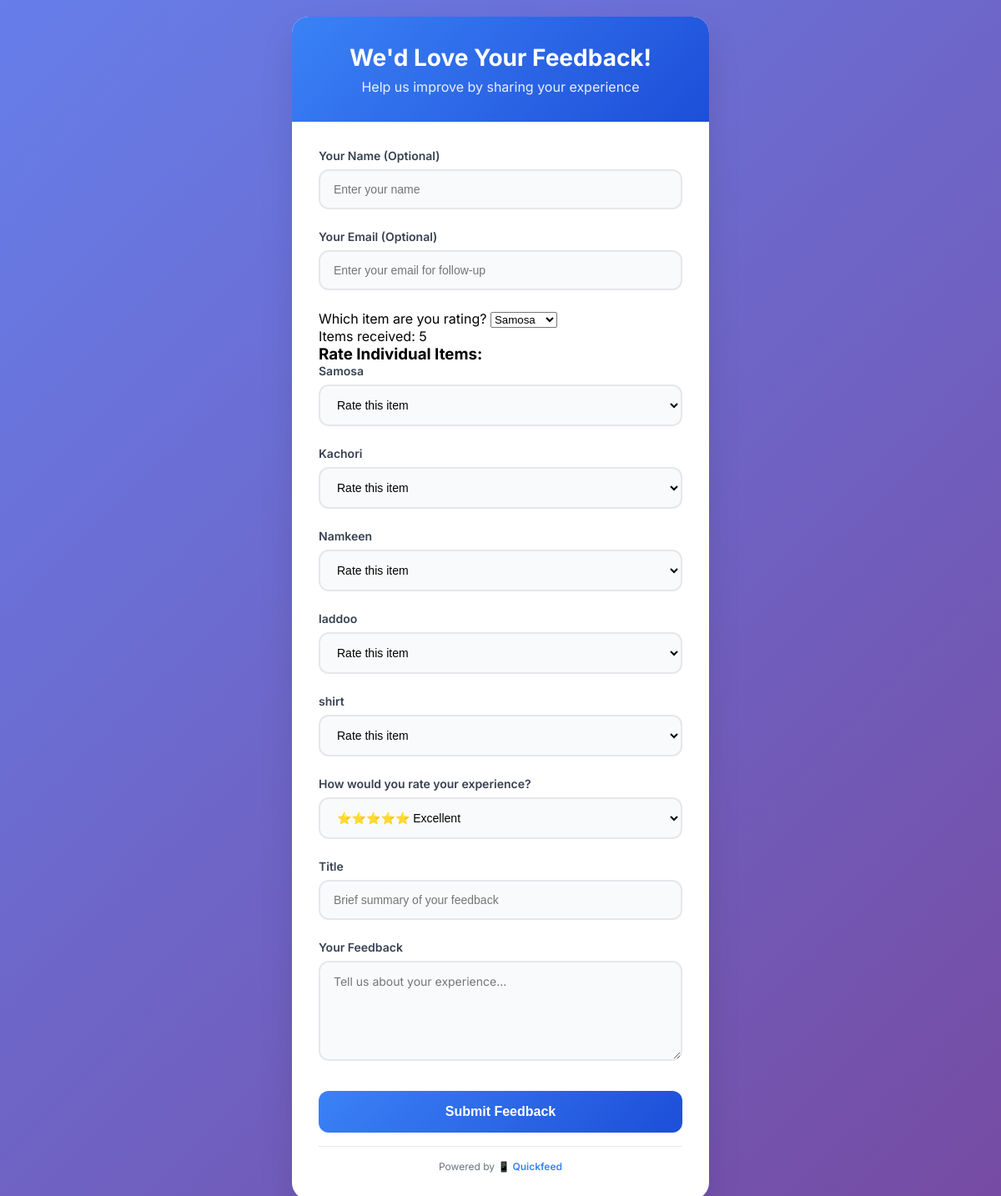
Page /feedback/rr on the committed database.
### web/models.py (models this page shows, shortened)
class Item(db.Model):
    id = db.Column(db.Integer, primary_key=True)
    name = db.Column(db.String(100), nullable=False)
    shopkeeper_id = db.Column(db.Integer, db.ForeignKey('shopkeeper.id'), nullable=False)
    shopkeeper = db.relationship('Shopkeeper', backref='items')
    feedbacks = db.relationship('Feedback', back_populates='item', lazy='dynamic')

### web/routes.py (the view, shortened to what this page needs)
@main.route('/feedback/<username>', methods=['GET', 'POST'])
def public_feedback(username):
    form = PublicFeedbackForm()
    shopkeeper = Shopkeeper.query.filter_by(username=username).first_or_404()
    shopkeeper_id = shopkeeper.id
    from web.models import Item
    items = Item.query.filter_by(shopkeeper_id=shopkeeper_id).all()
    form.items = items
    form.item_id.choices = [(item.id, item.name) for item in items]
    is_valid=form.validate_on_submit()
    print("Form submitted:", form.validate_on_submit())
    print("Form errors:", form.errors)
    return render_template('feedback/public_form.html', form=form, items=items, shopkeeper=shopkeeper)

### web/forms.py
class PublicFeedbackForm(FlaskForm):
    customer_name = StringField('Your Name (Optional)', validators=[Optional(), Length(max=100)])
    customer_email = StringField('Your Email (Optional)', validators=[Optional(), Email()])
    title = StringField('Title', validators=[DataRequired(), Length(max=100)])
    content = TextAreaField('Your Feedback', validators=[DataRequired(), Length(max=1000)],
                          render_kw={"placeholder": "Tell us about your experience..."})
    rating = SelectField('How would you rate your experience?',
                        choices=[('5','⭐⭐⭐⭐⭐ Excellent'),
                                ('4', '⭐⭐⭐⭐ Good'),
                                ('3', '⭐⭐⭐ Average'),
                                ('2', '⭐⭐ Poor'),
                                ('1', '⭐ Terrible')],
                        validators=[DataRequired()])
    item_id = SelectField('Which item are you rating?', coerce=int, validators=[Optional()])
    submit = SubmitField('Submit Feedback')

### web/templates/feedback/public_form.html (shortened to what this page needs)
<!DOCTYPE html>
<html lang="en">
<head>
    <link rel="stylesheet" href="{{ url_for('static', filename='public_form.css') }}">
    <link rel="stylesheet" href="https://cdnjs.cloudflare.com/ajax/libs/font-awesome/6.0.0/css/all.min.css">
</head>
<body>
    <div class="feedback-container">
        <div class="feedback-header">
            <h1>We'd Love Your Feedback!</h1>
            <p>Help us improve by sharing your experience</p>
        </div>
        <form method="POST" class="feedback-form">
            <div class="form-group">
                {{ form.customer_name.label(class="form-label") }}
                {{ form.customer_name(class="form-input", placeholder="Enter your name") }}
            </div>
            <div class="form-group">
                {{ form.customer_email.label(class="form-label") }}
                {{ form.customer_email(class="form-input", placeholder="Enter your email for follow-up") }}
            </div>
<div>
  {{ form.item_id.label }}
  {{ form.item_id(class="form-control") }}
</div>
<p>Items received: {{ items|length }}</p>
<h3 class="form-label">Rate Individual Items:</h3>
{% for item in items %}
    <div class="form-group">
        <label for="item_rating_{{ item.id }}">{{ item.name }}</label>
        <select name="item_rating_{{ item.id }}" id="item_rating_{{ item.id }}" class="form-select" >
            <option value="">Rate this item</option>
        </select>
    </div>
{% endfor %}
            <div class="form-group">
                {{ form.rating.label(class="form-label") }}
                {{ form.rating(class="form-select") }}
            </div>
            <div class="form-group">
                {{ form.title.label(class="form-label") }}
                {{ form.title(class="form-input", placeholder="Brief summary of your feedback") }}
            </div>
            <div class="form-group">
                {{ form.content.label(class="form-label") }}
                {{ form.content(class="form-input form-textarea") }}
            </div>
            {{ form.submit(class="btn-primary") }}
            <div class="footer-text">
                Powered by <span class="logo-small">📱 Quickfeed</span>
            </div>
        </form>
    </div>
</body>
</html>

### web/static/public_form.css (style rules this page uses)
* { margin: 0; padding: 0; box-sizing: border-box; }
body { font-family: 'Inter', -apple-system, BlinkMacSystemFont, 'Segoe UI', sans-serif; background: linear-gradient(135deg, #667eea 0%, #764ba2 100%); min-height: 100vh; display: flex; align-items: center; justify-content: center; padding: 20px; }
.feedback-container { background: white; border-radius: 20px; box-shadow: 0 20px 40px rgba(0, 0, 0, 0.1); max-width: 500px; width: 100%; overflow: hidden; animation: slideUp 0.6s ease-out; }
.feedback-header { background: linear-gradient(135deg, #3b82f6 0%, #1d4ed8 100%); color: white; padding: 32px; text-align: center; }
.feedback-header h1 { font-size: 28px; font-weight: 700; margin-bottom: 8px; }
.feedback-header p { font-size: 16px; opacity: 0.9; }
.feedback-form { padding: 32px; }
.form-group { margin-bottom: 24px; }
.form-group label { display: block; font-weight: 600; color: #374151; margin-bottom: 8px; font-size: 14px; }
.form-input { width: 100%; padding: 14px 16px; border: 2px solid #e5e7eb; border-radius: 12px; font-size: 14px; transition: all 0.3s ease; background: #f9fafb; }
.form-textarea { min-height: 120px; resize: vertical; font-family: inherit; }
.form-select { width: 100%; padding: 14px 16px; border: 2px solid #e5e7eb; border-radius: 12px; font-size: 14px; background: #f9fafb; cursor: pointer; transition: all 0.3s ease; }
.btn-primary { width: 100%; background: linear-gradient(135deg, #3b82f6 0%, #1d4ed8 100%); color: white; border: none; padding: 16px 24px; border-radius: 12px; font-size: 16px; font-weight: 600; cursor: pointer; transition: all 0.3s ease; margin-top: 8px; }
.footer-text { text-align: center; color: #6b7280; font-size: 12px; margin-top: 16px; padding-top: 16px; border-top: 1px solid #e5e7eb; }
.logo-small { display: inline-flex; align-items: center; gap: 4px; font-weight: 600; color: #3b82f6; }

### rows in the picture
Item: name "Samosa"
Item: name "Kachori"
Item: name "Namkeen"
Item: name "laddoo"
Item: name "shirt"

### other values in the picture
{{ items|length }} "5"
